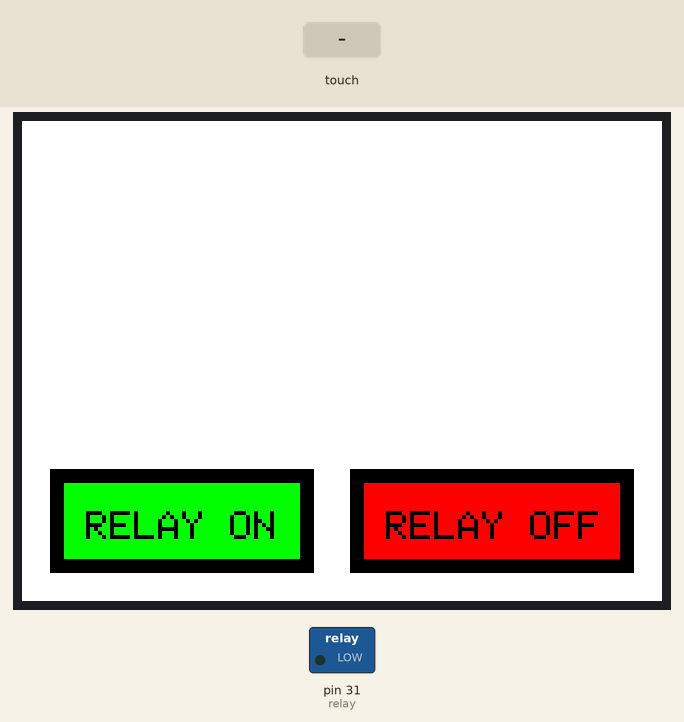
Simulated run of this sketch. Board: Arduino Mega 2560, built with avr-gcc and run on an emulated ATmega2560. Parts: 320×240 colour display, switched loads named in the sketch (green lamp = pin HIGH). The test bench sets the inputs (shaded band). Pins used as bus, display or sensor lines are not drawn; what the sketch prints to the serial monitor is not drawn.

Above: at 1.4 s.
1.5 s: touch panel pressed at 13 % / 10 % of its raw x / y range
At 2.9 s:
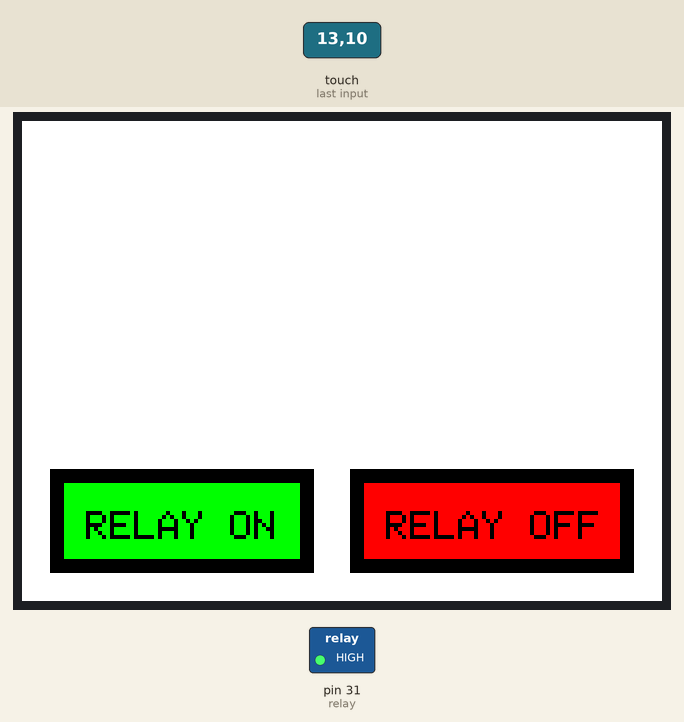
3.2 s: touch panel pressed at 13 % / 70 % of its raw x / y range
At 4.2 s:
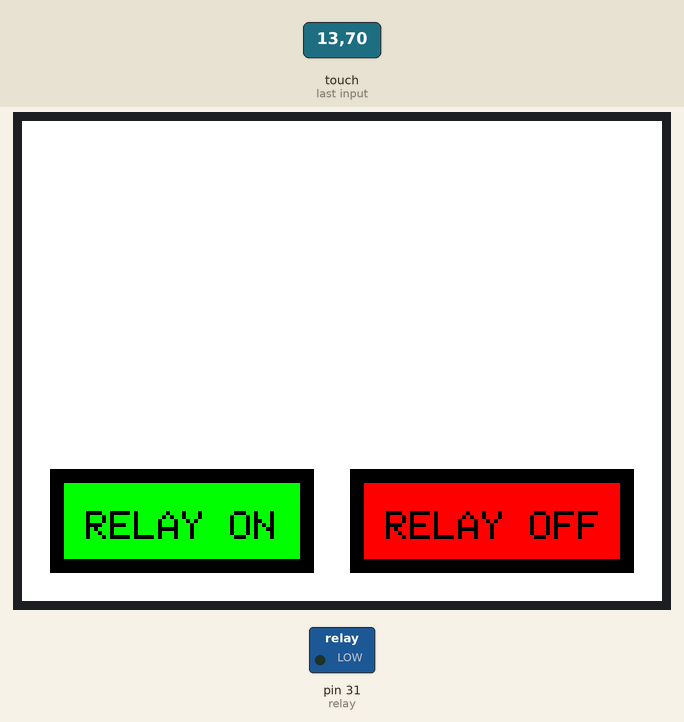
4.9 s: touch panel pressed at 13 % / 30 % of its raw x / y range
At 5.5 s:
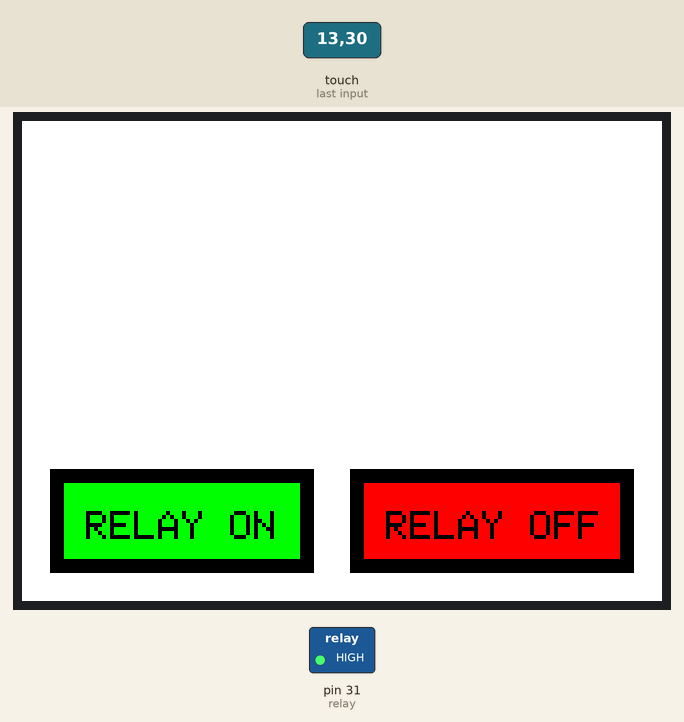
6.6 s: touch panel pressed at 13 % / 90 % of its raw x / y range
At 8.0 s:
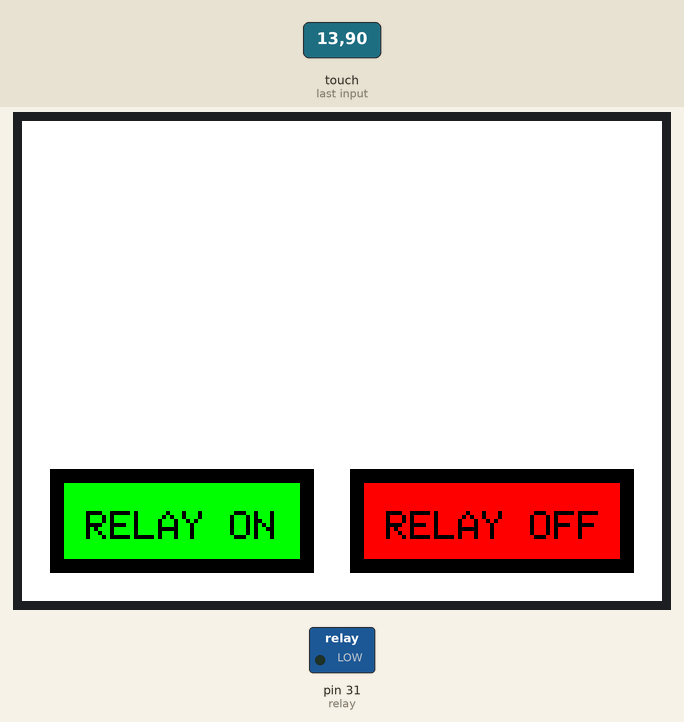
Timing chart, 0 to 9.3 s (numbered marks = the images above; inputs shaded):
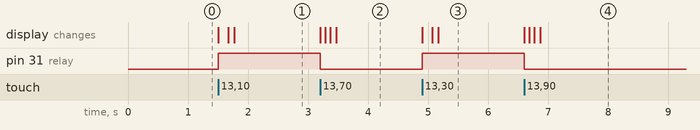

The sketch:

TouchScreen2.ino
```cpp
#include <Adafruit_TFTLCD.h>
#include <Adafruit_GFX.h>
#include <TouchScreen.h>

#define LCD_CS A3
#define LCD_CD A2
#define LCD_WR A1
#define LCD_RD A0
#define LCD_RESET A4

#define TS_MINX 115
#define TS_MINY 110
#define TS_MAXX 940
#define TS_MAXY 900

#define YP A3
#define XM A2
#define YM 9
#define XP 8

#define BLACK     0x0000
#define BLUE      0x001F
#define RED       0xF800
#define GREEN     0x07E0
#define CYAN      0x07FF
#define MAGENTA   0xF81F
#define YELLOW    0xFFE0
#define WHITE     0xFFFF
#define DARKBLUE  0x0010
#define VIOLET    0x8888
#define GOLD      0xFEA0
#define BROWN     0xA145
#define SILVER    0xC618
#define LIME      0x07E0
#define GREY      tft.color565(64, 64, 64);

//Minimum and maximum pressure to sense the touch
//#define MINPRESSURE 10
//#define MAXPRESSURE 1000

#define relay 31
#define power 33

Adafruit_TFTLCD tft(LCD_CS, LCD_CD, LCD_WR, LCD_RD, LCD_RESET);

TouchScreen ts = TouchScreen(XP, YP, XM, YM, 364);

boolean buttonEnabled = true;
char currentPage;

void setup()
{
  Serial.begin(9600);

  pinMode(relay, OUTPUT);
  digitalWrite(relay, LOW);
  pinMode(power, OUTPUT);
  digitalWrite(power, HIGH);

  tft.reset();
  uint16_t identifier = tft.readID();
  tft.begin(identifier);
  tft.setRotation(3);

  currentPage = 1; // Indicates that we are at Home Screen
  drawHomescreen();  // Draws the Home Screen

}

void loop()
{
  TSPoint p = ts.getPoint();
  pinMode(XM, OUTPUT);
  pinMode(YP, OUTPUT);

  if (currentPage == 1 )
  {
    TSPoint p = ts.getPoint();
    pinMode(XM, OUTPUT);
    pinMode(YP, OUTPUT);
    if (p.z > ts.pressureThreshhold) {

      p.x = map(p.x, TS_MAXX, TS_MINX, 320, 0);
      p.y = map(p.y, TS_MAXY, TS_MINY, 0, 480);
      Serial.print("X = "); Serial.print(p.x);
      Serial.print("\tY = "); Serial.print(p.y);
      Serial.print("\n");
      buttonEnabled = true;

      if (p.x > 30 && p.x < 80 && p.y > 280 && p.y < 470 && buttonEnabled)
      {
        RelayON();
        currentPage = 2;
      }

      else if (p.x > 30 && p.x < 80 && p.y > 20 && p.y < 230 && buttonEnabled && digitalRead(relay) == HIGH)
      {
        RelayOFF();
        currentPage = 3;
      }
//      else if (p.x > 30 && p.x < 80 && p.y > 20 && p.y < 230 && buttonEnabled && digitalRead(relay) == LOW)
//      {
//        tft.fillScreen(WHITE);
//      }

    }
  }

  if (currentPage == 2)
  {
    TSPoint p = ts.getPoint();
    pinMode(XM, OUTPUT);
    pinMode(YP, OUTPUT);
    if (p.z > ts.pressureThreshhold) {
      p.x = map(p.x, TS_MAXX, TS_MINX, 320, 0);
      p.y = map(p.y, TS_MAXY, TS_MINY, 0, 480);
      buttonEnabled = true;
      if (p.x > 30 && p.x < 300 && p.y > 20 && p.y < 470 && buttonEnabled)
      {
        tft.fillScreen(GREEN);
        drawHomescreen();
      }
    }
  }

  if (currentPage == 3)
  {
    TSPoint p = ts.getPoint();
    pinMode(XM, OUTPUT);
    pinMode(YP, OUTPUT);
    if (p.z > ts.pressureThreshhold) {
      p.x = map(p.x, TS_MAXX, TS_MINX, 320, 0);
      p.y = map(p.y, TS_MAXY, TS_MINY, 0, 480);
      buttonEnabled = true;
      if (p.x > 30 && p.x < 300 && p.y > 20 && p.y < 470 && buttonEnabled)
      {
        tft.fillScreen(GREEN);
        drawHomescreen();
      }
    }

  }
}

  void drawHomescreen()
  {
    currentPage = 1;
    tft.fillScreen(WHITE);

    tft.fillRect(20, 180, 120, 40, GREEN);
    tft.drawRect(20, 180, 120, 40, BLACK);
    tft.drawRect(19, 179, 122, 42, BLACK);
    tft.drawRect(18, 178, 124, 44, BLACK);
    tft.drawRect(17, 177, 126, 46, BLACK);
    tft.drawRect(16, 176, 128, 48, BLACK);
    tft.drawRect(15, 175, 130, 50, BLACK);
    tft.drawRect(14, 174, 132, 52, BLACK);

    tft.setCursor(32, 195);
    tft.setTextColor(BLACK);
    tft.setTextSize(2);
    tft.print("RELAY ON");

    tft.fillRect(170, 180, 130, 40, RED);
    tft.drawRect(170, 180, 130, 40, BLACK);
    tft.drawRect(169, 179, 132, 42, BLACK);
    tft.drawRect(168, 178, 134, 44, BLACK);
    tft.drawRect(167, 177, 136, 46, BLACK);
    tft.drawRect(166, 176, 138, 48, BLACK);
    tft.drawRect(165, 175, 140, 50, BLACK);
    tft.drawRect(164, 174, 142, 52, BLACK);

    tft.setCursor(182, 195);
    tft.setTextColor(BLACK);
    tft.setTextSize(2);
    tft.print("RELAY OFF");
  }


  void RelayON()
  {
    currentPage = 2;
    buttonEnabled = false;

    pinMode(XM, OUTPUT);
    pinMode(YP, OUTPUT);

    digitalWrite(relay, HIGH);

    buttonEnabled = true;

    tft.fillScreen(GREEN);
    tft.fillRect(90, 35, 130, 40, WHITE);
    tft.drawRect(90, 35, 130, 40, BLACK);
    tft.drawRect(89, 34, 132, 42, BLACK);
    tft.drawRect(88, 33, 134, 44, BLACK);
    tft.drawRect(87, 32, 136, 46, BLACK);
    tft.drawRect(86, 31, 138, 48, BLACK);
    tft.drawRect(85, 30, 140, 50, BLACK);

    tft.setCursor(115, 45);
    tft.setTextColor(BLACK);
    tft.setTextSize(2);
    tft.print("Go back");

    tft.setCursor(115, 115);
    tft.setTextColor(WHITE);
    tft.setTextSize(8);
    tft.print("ON");
  }

  void RelayOFF()
  {
    currentPage = 3;
    buttonEnabled = false;

    pinMode(XM, OUTPUT);
    pinMode(YP, OUTPUT);

    digitalWrite(relay, LOW);

    buttonEnabled = true;

    tft.fillScreen(RED);
    tft.fillRect(90, 35, 130, 40, WHITE);
    tft.drawRect(90, 35, 130, 40, BLACK);
    tft.drawRect(89, 34, 132, 42, BLACK);
    tft.drawRect(88, 33, 134, 44, BLACK);
    tft.drawRect(87, 32, 136, 46, BLACK);
    tft.drawRect(86, 31, 138, 48, BLACK);
    tft.drawRect(85, 30, 140, 50, BLACK);

    tft.setCursor(115, 45);
    tft.setTextColor(BLACK);
    tft.setTextSize(2);
    tft.print("Go back");

    tft.setCursor(100, 105);
    tft.setTextColor(WHITE);
    tft.setTextSize(8);
    tft.print("OFF");
  }

  /*        if (digitalRead(relay == HIGH))
            {      tft.setCursor(60,40);
        tft.setTextColor(BLACK);
        tft.setTextSize(2);
             tft.print("RELAY IS ON");
            }
          if (digitalRead(relay == LOW))
            {      tft.setCursor(60,40);
        tft.setTextColor(BLACK);
        tft.setTextSize(2);
            tft.print("RELAY IS OFF");
            }
  */
```

Measured:
- after the input at 1.5 s, pin 31 (relay): LOW → HIGH at once; the display: first changes at once (image 1 shows a later state)
- after the input at 3.2 s, pin 31 (relay): HIGH → LOW at once; the display: first changes at once (image 2 shows a later state)
- after the input at 4.9 s, pin 31 (relay): LOW → HIGH at once; the display: first changes at once (image 3 shows a later state)
- after the input at 6.6 s, pin 31 (relay): HIGH → LOW at once; the display: first changes at once (image 4 shows a later state)
